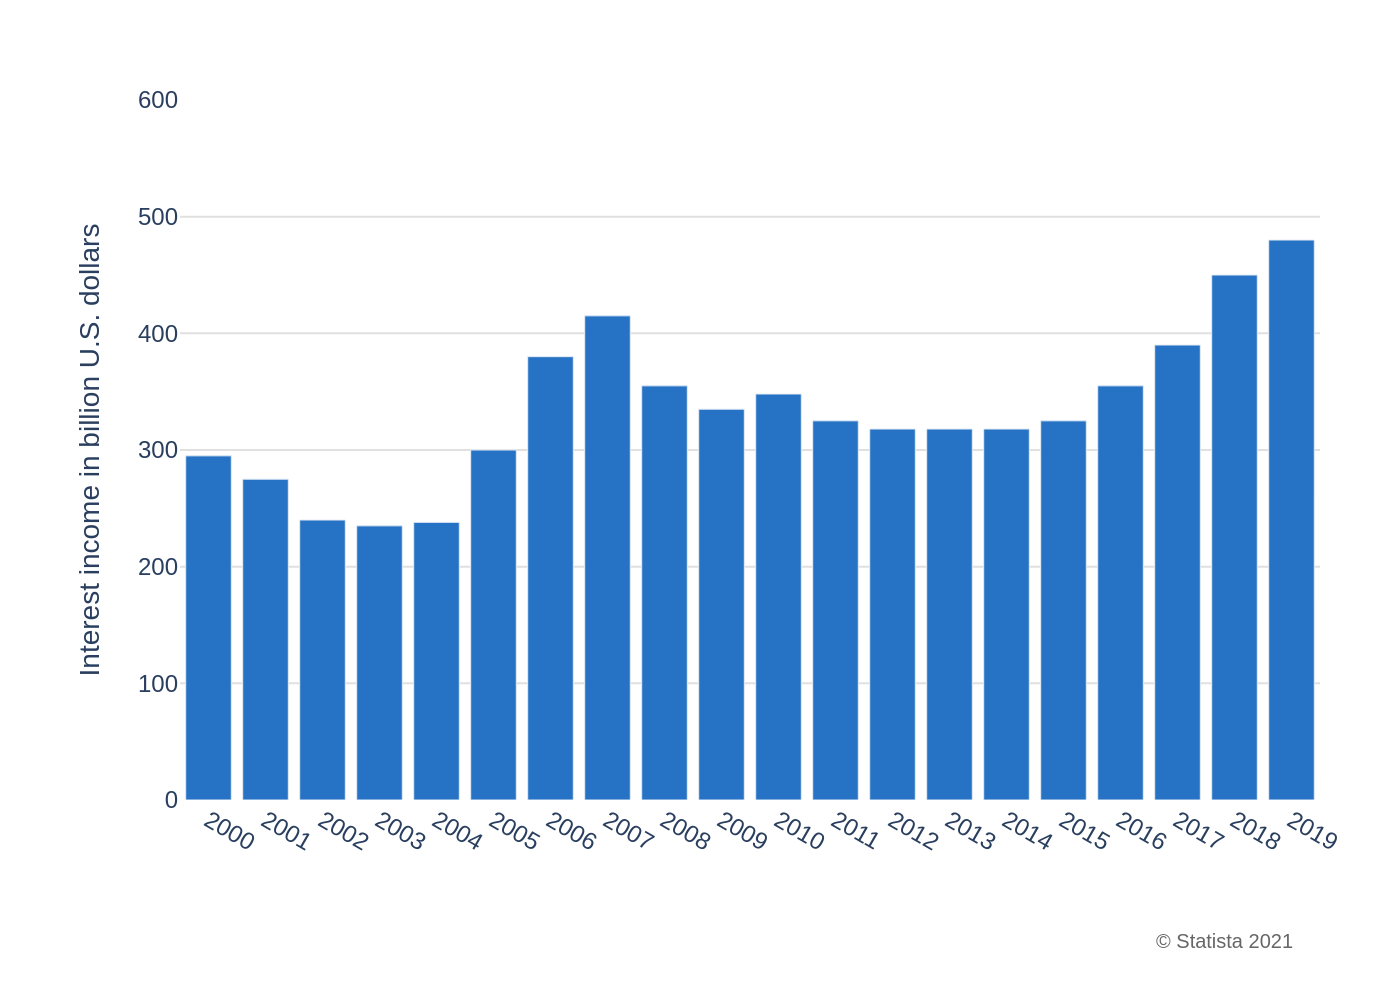

Reproduce this figure in Python.
import sys
import json
import os
import plotly.graph_objects as go

# This script requires plotly and kaleido to be installed:
# pip install plotly kaleido

if len(sys.argv) != 2:
    print("Usage: python generate_chart.py <path_to_json_file>")
    sys.exit(1)

json_path = sys.argv[1]

try:
    with open(json_path, 'r', encoding='utf-8') as f:
        chart_info = json.load(f)
except FileNotFoundError:
    print(f"Error: JSON file not found at {json_path}")
    sys.exit(1)
except json.JSONDecodeError:
    print(f"Error: Could not decode JSON from {json_path}")
    sys.exit(1)

fig = go.Figure()

for i, series in enumerate(chart_info['chart_data']):
    fig.add_trace(go.Bar(
        x=series['x'],
        y=series['y'],
        name=series.get('name', ''),
        marker_color=chart_info['colors'][i]
    ))

title_text = ""
if chart_info['texts'].get('title'):
    title_text += f"<b>{chart_info['texts']['title']}</b>"
if chart_info['texts'].get('subtitle'):
    title_text += f"<br><sub>{chart_info['texts']['subtitle']}</sub>"

fig.update_layout(
    title_text=title_text if title_text else None,
    title_x=0.05,
    font_family="Arial",
    xaxis_title_text=chart_info['texts'].get('x_axis_title'),
    yaxis_title_text=chart_info['texts'].get('y_axis_title'),
    yaxis=dict(
        range=[0, 600],
        tickmode='linear',
        dtick=100,
        showgrid=True,
        gridcolor='#e0e0e0',
        gridwidth=1
    ),
    xaxis=dict(
        showgrid=False,
        tickfont=dict(size=12),
        type='category'
    ),
    plot_bgcolor='white',
    showlegend=False,
    margin=dict(l=90, r=40, t=50, b=100),
    bargap=0.2
)

if chart_info['texts'].get('source'):
    fig.add_annotation(
        text=chart_info['texts']['source'],
        xref="paper",
        yref="paper",
        x=0.98,
        y=-0.18,
        showarrow=False,
        xanchor='right',
        yanchor='top',
        align='right',
        font=dict(
            family="Arial",
            size=10,
            color="#666666"
        )
    )

base_filename = os.path.splitext(os.path.basename(json_path))[0]
output_filename = f"{base_filename}.png"

fig.write_image(output_filename, scale=2)
print(f"Chart saved to {output_filename}")
